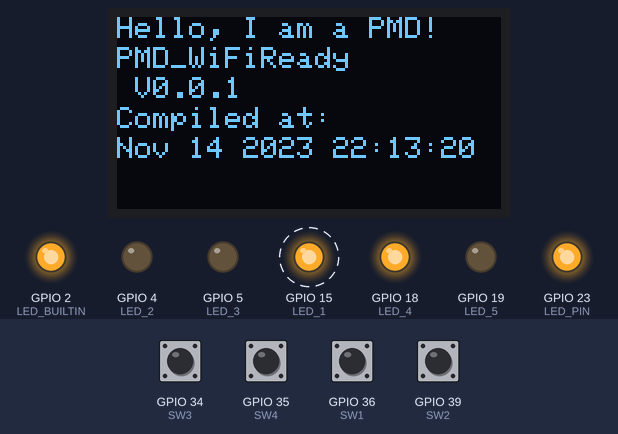
A sketch run on a simulated ESP32. On the bench: 128×64 one-colour display, output pins drawn as LEDs (lit = HIGH). Dashed ring = blinking. The inputs (shaded band) are chosen by the test bench; at power-on: GPIO 34 (SW3), GPIO 35 (SW4), GPIO 36 (SW1), GPIO 39 (SW2) HIGH. WiFi joins after 1.5 s; servers stay silent unless stated; the audio player accepts every command and is not drawn; what the sketch prints to the serial monitor is not drawn.

Above: at 9.8 s.
9.9 s: GPIO 35 (SW4) pulled LOW for 0.15 s
At 9.9 s:
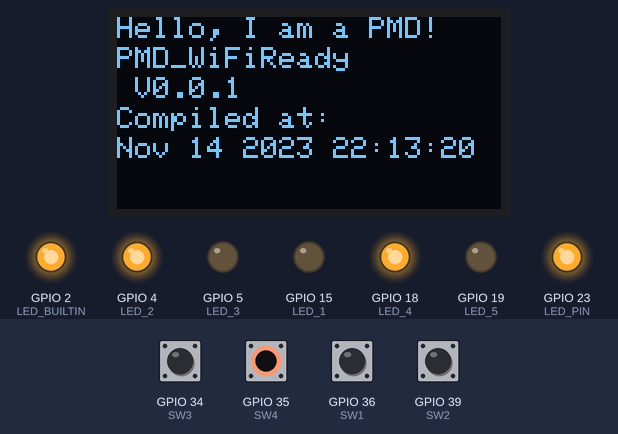
13.0 s: GPIO 34 (SW3) pulled LOW for 1 s
At 13.59 s:
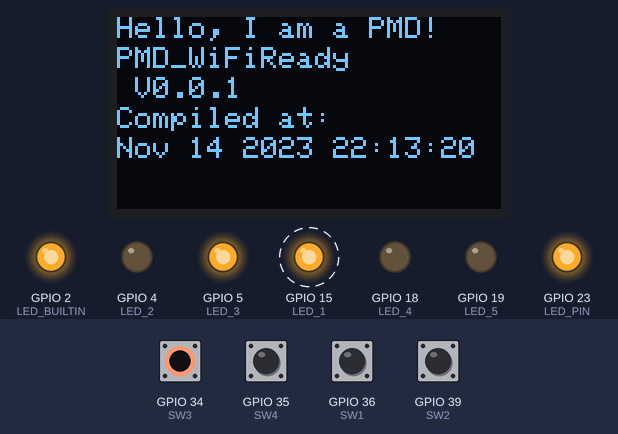
14.6 s: GPIO 36 (SW1) pulled LOW for 1 s
At 15.17 s:
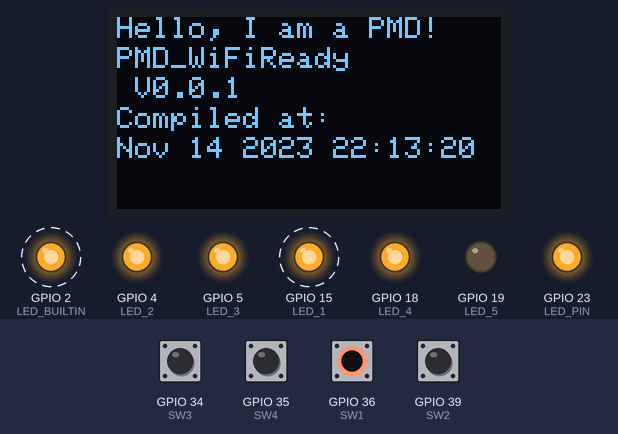
16.2 s: GPIO 39 (SW2) pulled LOW for 1 s
At 16.76 s:
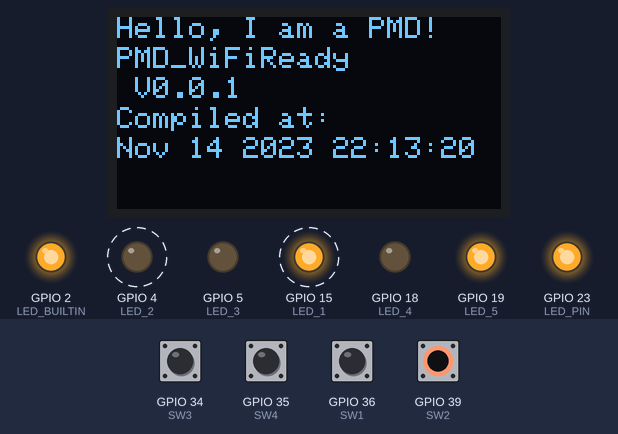
17.8 s: GPIO 35 (SW4) pulled LOW for 1 s
21.8 s: GPIO 35 (SW4) pulled LOW for 0.15 s
Timing chart, 0 to 28.8 s (numbered marks = the images above; inputs shaded):
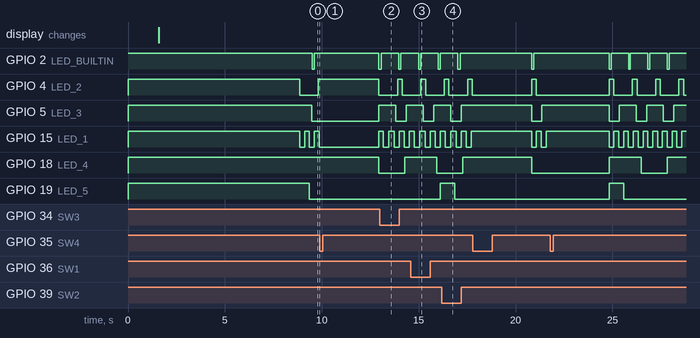

Measured:
- by itself, GPIO 4 (LED_2): alternates HIGH for 0.24 s and LOW for 0.96 s
- by itself, GPIO 5 (LED_3): alternates HIGH for 0.87 s and LOW for 0.53 s

The sketch:

PMD_WiFiReady.ino
```cpp
#define PROG_NAME "PMD_WiFiReady"
// Author: Nagham Kheir
// Date: 20250316
// A PMD BootUp, Similar to Do Nothing but Serial Splash, LCD Test, LCD Splash, DFPlayer Test, DFPlayer Splash, BootButton Test for stuck key. Loop() has only non blocking code.
// https://github.com/PubInv/krake/issues/158
// Hardware: Homework2 20240421

// Customized this by changing these defines

#define VERSION " V0.0.1 "
#define MODEL_NAME "Model: HW2_WiFiReady"
#define DEVICE_UNDER_TEST "SN: 00001"  //A Serial Number
#define LICENSE "GNU Affero General Public License, version 3 "
#define ORIGIN "LB"

#define BAUDRATE 115200  //Serial port

#include <Wire.h>
#include <DFRobotDFPlayerMini.h>
HardwareSerial mySerial1(2);  // Use UART2
DFRobotDFPlayerMini dfPlayer;

// Some PMD Hardware

// Pins for switches and LEDs and more
#define BOOT_BUTTON 0
const int LED_BUILTIN = 2;
const int LED_1 = 15;
const int LED_2 = 4;
const int LED_3 = 5;
const int LED_4 = 18;
const int LED_5 = 19;

const int SW1 = 36;
const int SW2 = 39;
const int SW3 = 34;
const int SW4 = 35;

// bool dfpAvailable = false;
bool availableDFPLAYER = false;

//Claases defined below
class Flasher {
  // Class Member Variables
  // These are initialized at startup
  int ledPin;    // the number of the LED pin
  long OnTime;   // milliseconds of on-time
  long OffTime;  // milliseconds of off-time

  // These maintain the current state
  int ledState;                  // ledState used to set the LED
  unsigned long previousMillis;  // will store last time LED was updated

  // Constructor - creates a Flasher
  // and initializes the member variables and state
public:
  Flasher(int pin, long on, long off) {
    ledPin = pin;
    pinMode(ledPin, OUTPUT);

    OnTime = on;
    OffTime = off;

    ledState = LOW;
    previousMillis = 0;
  }

  void Update() {  // defining a member function of the Flasher class
    // check to see if it's time to change the state of the LED
    unsigned long currentMillis = millis();

    if ((ledState == HIGH) && (currentMillis - previousMillis >= OnTime)) {
      ledState = LOW;                  // Turn it off
      previousMillis = currentMillis;  // Remember the time
      digitalWrite(ledPin, ledState);  // Update the actual LED
    } else if ((ledState == LOW) && (currentMillis - previousMillis >= OffTime)) {
      ledState = HIGH;                 // turn it on
      previousMillis = currentMillis;  // Remember the time
      digitalWrite(ledPin, ledState);  // Update the actual LED
    }
  }
};


void splashserial(void) {
  //Serial splash
  Serial.println(F("==================================="));
  Serial.print(PROG_NAME);
  Serial.println(VERSION);
  Serial.println(MODEL_NAME);
  Serial.println(DEVICE_UNDER_TEST);
  Serial.print(F("Compiled at: "));
  Serial.println(F(__DATE__ " " __TIME__));  //compile date that is used for a unique identifier
  Serial.println(LICENSE);
  Serial.println(F("==================================="));
  Serial.println();
}

//Defining the behavior
// Flasher led1(ledpin#, on time, off time);
Flasher led1(LED_1, 250, 250);                          // LED 1 blinks 0.5 period and 50% duty cycle
Flasher led2(LED_2, 1200 * 20 / 100, 1200 * 80 / 100);  // LED 2 blinks 1.2 period and 20% duty cycle
Flasher led3(LED_3, 1400 * 62 / 100, 1400 * 38 / 100);  // LED 3 blinks 1.4 period and 62% duty cycle
Flasher led4(LED_4, 3000 * 55 / 100, 3000 * 45 / 100);  // LED 4 blinks 3.0 period and 55% duty cycle
Flasher led5(LED_5, 7500 * 10 / 100, 7500 * 90 / 100);  // LED 5 blinks 7.5 period and 10% duty cycle

// The Setup

void setup() {
  pinMode(SW1, INPUT);  // sets the digital pin 36 as input
  pinMode(SW2, INPUT);  // sets the digital pin 39 as input
  pinMode(SW3, INPUT);  // sets the digital pin 34 as input
  pinMode(SW4, INPUT);  // sets the digital pin 35 as input

  //setting GPIO to initial values
  pinMode(LED_BUILTIN, OUTPUT);     // set the LED pin mode
  digitalWrite(LED_BUILTIN, HIGH);  // turn the LED on (HIGH is the voltage level)
  pinMode(LED_1, OUTPUT);           // set the LED pin mode
  digitalWrite(LED_1, HIGH);        // turn the LED on (HIGH is the voltage level)
  pinMode(LED_2, OUTPUT);           // set the LED pin mode
  digitalWrite(LED_2, HIGH);        // turn the LED on (HIGH is the voltage level)
  pinMode(LED_3, OUTPUT);           // set the LED pin mode
  digitalWrite(LED_3, HIGH);        // turn the LED on (HIGH is the voltage level)
  pinMode(LED_4, OUTPUT);           // set the LED pin mode
  digitalWrite(LED_4, HIGH);        // turn the LED on (HIGH is the voltage level)
  pinMode(LED_5, OUTPUT);           // set the LED pin mode
  digitalWrite(LED_5, HIGH);        // turn the LED on (HIGH is the voltage level)

  Serial.begin(BAUDRATE);
  while (!Serial) {
    ;  // wait for serial port to connect. Needed for native USB
  }
  OTA();
  blink();
  splashserial();
  Wire.begin();
  initOLED();
  splashOLED();
  initDFP();
  splashDFPlayer();
  // More setup code here

  digitalWrite(LED_1, LOW);        //Make built in LED low at end of setup.
  digitalWrite(LED_2, LOW);        //Make built in LED low at end of setup.
  digitalWrite(LED_3, LOW);        //Make built in LED low at end of setup.
  digitalWrite(LED_4, LOW);        //Make built in LED low at end of setup.
  digitalWrite(LED_5, LOW);        //Make built in LED low at end of setup.
  digitalWrite(LED_BUILTIN, LOW);  //Make built in LED low at end of setup.
}
//end setup()

void loop() {
  if (availableDFPLAYER) {
    if (!digitalRead(SW1)) {
      dfPlayer.play(1);
      Serial.print(digitalRead(SW1));
      Serial.println(", playing track 1");
    }
    if (!digitalRead(SW2)) {
      dfPlayer.play(2);
      Serial.print(digitalRead(SW2));
      Serial.println(", playing track 2");
    }
    if (!digitalRead(SW3)) {
      dfPlayer.play(3);
      Serial.print(digitalRead(SW3));
      Serial.println(", playing track 3");
    }
    if (!digitalRead(SW4)) {
      dfPlayer.play(5);
      Serial.print(digitalRead(SW4));
      Serial.println(", playing track 5");

      delay(3000);
    }
  }
  // displayAlarm(); // check OLED i2cTest code and fix// OLED is not displaying the alarm message when the SW of emergency is trigerred


  wink();  // Heart beat aka activity indicator LED function.
  led1.Update();
  led2.Update();
  led3.Update();
  led4.Update();
  led5.Update();
}  //end loop()
```

DFPlayerTest.ino
```cpp
#define BAUD_DFPLAYER 9600

const int trac1 = 1;
const int trac2 = 2;


void initDFP() {

  // Check if the module is responding and if the SD card is found
  Serial.println(F("Initializing DFPlayer module. UART2 Begin..."));

  mySerial1.begin(BAUD_DFPLAYER, SERIAL_8N1, 16, 17);
  while (!mySerial1) {
    ;  // wait for DFPlayer serial port to connect.
  }
  // Essential Initialize of DFPlayer Mini
  Serial.println("DFPlayer begin with ACK and Reset");
  dfPlayer.begin(mySerial1, true, true);  // (Stream &stream, bool isACK, bool doReset)

  //  delay(30);
  //  Serial.println("Reset DFPlayer.");
  dfPlayer.reset();
  delay(3000);
  Serial.println("Begin DFPlayer again.");
  if (!dfPlayer.begin(mySerial1, true, true)) {
    Serial.println("DFPlayer Mini not detected or not working.");
    availableDFPLAYER = false;
    // while (true)
    //   ;  // Stop execution
  } else {
    availableDFPLAYER = true;
    // Serial.println("DFPlayer Mini detected!");
  }
  // dfPlayer.setTimeOut(500);  // Set serial communictaion time out 500ms
}


void splashDFPlayer(void) {

  if (!availableDFPLAYER) {
    return;
  }
  Serial.println("MAde it through");

  //  // Set volume (0 to 30)
  //  dfPlayer.volume(30);       // Set initial volume max
  dfPlayer.volume(15);  // Set initial volume low
  delay(3000);
  Serial.print("Volume is set to: ");
  // digitalWrite(LED_D6, HIGH);             //Start of volume read.
  Serial.println(dfPlayer.readVolume());  //Causes program lock up
  // digitalWrite(LED_D6, LOW);              //End of volume read.
  Serial.println("Play a track");
  dfPlayer.play(4);
}
```

I2cTest.ino
```cpp
//*Rui Santos
//  Complete project details at https://randomnerdtutorials.com
//*********//

#include <Wire.h>
#include <Adafruit_GFX.h>
#include <Adafruit_SSD1306.h>

#define SCREEN_WIDTH 128  // OLED display width, in pixels
#define SCREEN_HEIGHT 64  // OLED display height, in pixels

// Declaration for an SSD1306 display connected to I2C (SDA, SCL pins)
Adafruit_SSD1306 display(SCREEN_WIDTH, SCREEN_HEIGHT, &Wire, -1);

void initOLED() {


  if (!display.begin(SSD1306_SWITCHCAPVCC, 0x3C)) {  // Address 0x3D for 128x64
    Serial.println(F("SSD1306 allocation failed"));
    //for(;;); // tODO: DO NOT TRAP AN ERROR.SET A FLAG.
  }
}

void splashOLED() {
  int16_t rowPosition = 0;
  int16_t columnPosition = 0;
  int16_t rowHeight = 10;  //just a guess

  display.clearDisplay();
  display.setTextSize(1);
  display.setTextColor(WHITE);
  // display.setCursor( SCREEN_WIDTH/3,  SCREEN_HEIGHT/3);
  // OLED Splash Screen
  display.setCursor(0, rowPosition);
  display.println("Hello, I am a PMD!");
  rowPosition = rowPosition + rowHeight;
  display.setCursor(0, rowPosition);
  display.print(PROG_NAME);
  rowPosition = rowPosition + rowHeight;
  display.setCursor(0, rowPosition);
  display.print(VERSION);
  rowPosition = rowPosition + rowHeight;
  display.setCursor(0, rowPosition);
  display.print(F("Compiled at:"));
  rowPosition = rowPosition + rowHeight;
  display.setCursor(0, rowPosition);
  display.print(F(__DATE__ " " __TIME__));

  display.display();
}


// Displaying alarm induced on PMD OLED
// void displayAlarm() {

//   int16_t rowPosition = 0;

//   if (!digitalRead(SW1)) {

//     display.clearDisplay();
//     display.setTextSize(1);
//     display.setTextColor(WHITE);
//     // display.setCursor( SCREEN_WIDTH/3,  SCREEN_HEIGHT/3);
//     // OLED Splash Screen
//     display.setCursor(0, rowPosition);
//     display.println("S1-morseCodeDanger1");
//   }
//   if (!digitalRead(SW2)) {

//     display.clearDisplay();
//     display.setTextSize(1);
//     display.setTextColor(WHITE);
//     // display.setCursor( SCREEN_WIDTH/3,  SCREEN_HEIGHT/3);
//     // OLED Splash Screen
//     display.setCursor(0, rowPosition);
//     display.println("S2-RepeatCalculation1");
//   }
//   if (!digitalRead(SW3)) {

//     display.clearDisplay();
//     display.setTextSize(1);
//     display.setTextColor(WHITE);
//     // display.setCursor( SCREEN_WIDTH/3,  SCREEN_HEIGHT/3);
//     // OLED Splash Screen
//     display.setCursor(0, rowPosition);
//     display.println("S3-muteFiveMin1");
//   }
//   if (!digitalRead(SW4)) {

//     display.clearDisplay();
//     display.setTextSize(1);
//     display.setTextColor(WHITE);
//     // display.setCursor( SCREEN_WIDTH/3,  SCREEN_HEIGHT/3);
//     // OLED Splash Screen
//     display.setCursor(0, rowPosition);
//     display.println("S4-SendEmergMessage1");

//     delay(3000);
//   }
// }
```

OTA.ino
```cpp
//// Upload and run
// The device will appear in your Wi-Fi discoverable devices with the name "ESP32-Setup".
// Connect to it.
// Copy the IP address from the Serial Monitor.
// Paste the IP address and set up your Wi-Fi local network.


#include <WiFiManager.h>   // WiFi Manager for ESP32
#include <ArduinoOTA.h>    // OTA library

#define LED_PIN 23          // Built-in LED on ESP32

void OTA() {
    pinMode(LED_PIN, OUTPUT);

    // WiFiManager to handle WiFi setup
    WiFiManager wifiManager;
    if (!wifiManager.autoConnect("ESP32-Setup")) {
        Serial.println("Failed to connect. Restarting...");
        ESP.restart();
    }
    Serial.println("Connected to WiFi!");

    // OTA Setup
    ArduinoOTA.setHostname("ESP32-OTA");
    ArduinoOTA.begin();

    Serial.println("OTA Ready!");
}
// this blinking is effecting the rate of LEDs blinking
void blink() {
    ArduinoOTA.handle();  // Handle OTA updates

    // Blink LED to show ESP32 is running
    digitalWrite(LED_PIN, HIGH);

}
```

Wink.ino
```cpp
// (licence header left out)
// Heart beat aka activity indicator LED.
//Set LED for Uno or ESP32 Dev Kit on board blue LED.
//const int LED_BUILTIN = 2;    // ESP32 Kit

//const int LED_BUILTIN = 13;    //Not really needed for Arduino UNO it is defined in library
const int HIGH_TIME_LED = 900;
const int LOW_TIME_LED = 100;
unsigned long lastLEDtime = 0;
unsigned long nextLEDchange = 100; //time in ms.

//Wink the LED
void wink(void) {
  if (((millis() - lastLEDtime) > nextLEDchange) || (millis() < lastLEDtime)) {
    if (digitalRead(LED_BUILTIN) == LOW) {
      digitalWrite(LED_BUILTIN, HIGH);   // turn the LED on (HIGH is the voltage level)
      nextLEDchange = HIGH_TIME_LED;
    } else {
      digitalWrite(LED_BUILTIN, LOW);   // turn the LED on (HIGH is the voltage level)
      nextLEDchange = LOW_TIME_LED;
    }
    lastLEDtime = millis();
  }
}//end LED wink
```

audioControl.ino
```cpp
// void DFPoutputControl(void) {

//   // Serial communication with the module
//   mySoftwareSerial.begin(9600);

//   // Waits for data entry via serial
//   while (Serial.available() > 0) {
//     command = Serial.read();

//     // Play from first 9 files
//     if ((command >= '1') && (command <= '5')) {
//       Serial.print("Music reproduction: ");
//       Serial.println(command);
//       command = command - '0';
//       myDFPlayer.play(command);
//       myDFPlayer.enableLoop();
//       trackPlaying = true;
//       menu_options();
//     }

//     // Toggle repeat mode
//     if (command == 'r') {
//       myDFPlayer.enableLoop();
//       Serial.println("Repeat mode enabled.");
//     }

//     // Pause or resume
//     if (command == 'p') {
//       if (trackPlaying) {
//         myDFPlayer.pause();
//         trackPlaying = false;
//         Serial.println("Paused. Press 'p' again to resume or select another track.");
//       } else {
//         myDFPlayer.start();
//         trackPlaying = true;
//         Serial.println("Resumed.");
//       }
//       menu_options();
//     }

//     // Set volume
//     if (command == 'v') {
//       if (Serial.available() > 0) {
//         int myVolume = Serial.parseInt();
//         if (myVolume >= 0 && myVolume <= 30) {
//           myDFPlayer.volume(myVolume);
//           Serial.print("Current Volume: ");
//           Serial.println(myDFPlayer.readVolume());
//         } else {
//           Serial.println("Invalid volume level, choose a number between 0-30.");
//         }
//       }
//     }

//     // Increases volume
//     if (command == '+') {
//       myDFPlayer.volumeUp();
//       Serial.print("Current Volume: ");
//       Serial.println(myDFPlayer.readVolume());
//       menu_options();
//     }

//     // Decreases volume
//     if (command == '-') {
//       myDFPlayer.volumeDown();
//       Serial.print("Current Volume: ");
//       Serial.println(myDFPlayer.readVolume());
//       menu_options();
//     }
//   }

//   // Check if the track is still playing and restart if it's not
//   if (trackPlaying && !myDFPlayer.available()) {
//     myDFPlayer.play();
//   }
// }

// void menu_options() {
//   Serial.println();
//   Serial.println(F("=================================================================================================================================="));
//   Serial.println(F("Commands:"));
//   Serial.println(F(" [1-5] To select the MP3 file"));
//   Serial.println(F(" [p] pause/resume"));
//   Serial.println(F(" [vX] set volume to X"));
//   Serial.println(F(" [+ or -] increases or decreases the volume"));
//   Serial.println(F(" [r] enable repeat mode"));
//   Serial.println();
//   Serial.println(F("================================================================================================================================="));
// }
```
